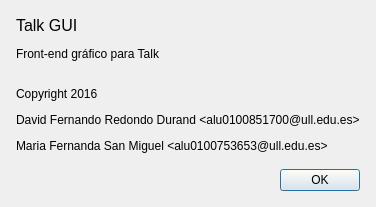
<?xml version="1.0" encoding="UTF-8"?>
<ui version="4.0">
 <class>AboutDialog</class>
 <widget class="QDialog" name="AboutDialog">
  <property name="geometry">
   <rect>
    <x>0</x>
    <y>0</y>
    <width>444</width>
    <height>300</height>
   </rect>
  </property>
  <property name="windowTitle">
   <string> About Talk GUI</string>
  </property>
  <layout class="QVBoxLayout" name="verticalLayout">
   <property name="spacing">
    <number>16</number>
   </property>
   <property name="sizeConstraint">
    <enum>QLayout::SetFixedSize</enum>
   </property>
   <property name="leftMargin">
    <number>16</number>
   </property>
   <property name="topMargin">
    <number>16</number>
   </property>
   <property name="rightMargin">
    <number>16</number>
   </property>
   <property name="bottomMargin">
    <number>16</number>
   </property>
   <item>
    <widget class="QLabel" name="label">
     <property name="text">
      <string>&lt;html&gt;&lt;head/&gt;&lt;body&gt;&lt;p&gt;&lt;span style=&quot; font-size:12pt;&quot;&gt;Talk GUI&lt;/span&gt;&lt;/p&gt;&lt;p&gt;Front-end gráfico para Talk&lt;br/&gt;&lt;/p&gt;&lt;p&gt;Copyright 2016 &lt;/p&gt;&lt;p&gt;David Fernando Redondo Durand &amp;lt;alu0100851700@ull.edu.es&amp;gt;&lt;/p&gt;&lt;p&gt;Maria Fernanda San Miguel &amp;lt;alu0100753653@ull.edu.es&amp;gt;&lt;/p&gt;&lt;/body&gt;&lt;/html&gt;</string>
     </property>
     <property name="alignment">
      <set>Qt::AlignLeading|Qt::AlignLeft|Qt::AlignTop</set>
     </property>
    </widget>
   </item>
   <item>
    <widget class="QDialogButtonBox" name="buttonBox">
     <property name="orientation">
      <enum>Qt::Horizontal</enum>
     </property>
     <property name="standardButtons">
      <set>QDialogButtonBox::Ok</set>
     </property>
    </widget>
   </item>
  </layout>
 </widget>
 <resources/>
 <connections>
  <connection>
   <sender>buttonBox</sender>
   <signal>accepted()</signal>
   <receiver>AboutDialog</receiver>
   <slot>accept()</slot>
   <hints>
    <hint type="sourcelabel">
     <x>248</x>
     <y>254</y>
    </hint>
    <hint type="destinationlabel">
     <x>157</x>
     <y>274</y>
    </hint>
   </hints>
  </connection>
  <connection>
   <sender>buttonBox</sender>
   <signal>rejected()</signal>
   <receiver>AboutDialog</receiver>
   <slot>reject()</slot>
   <hints>
    <hint type="sourcelabel">
     <x>316</x>
     <y>260</y>
    </hint>
    <hint type="destinationlabel">
     <x>286</x>
     <y>274</y>
    </hint>
   </hints>
  </connection>
 </connections>
</ui>
